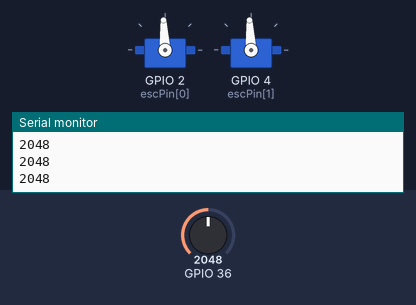
A sketch run on a simulated ESP32. Shown: 2 × servo, the last lines printed to the serial monitor. The inputs (shaded band) are chosen by the test bench; at power-on: GPIO 36 = 2048 (analog values on the 0–4095 scale).

Above: at 10.2 s.
10.3 s: GPIO 36 set to 2866
At 10.8 s:
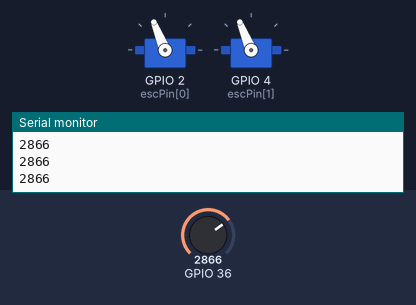
11.8 s: GPIO 36 set to 3603
At 12.1 s:
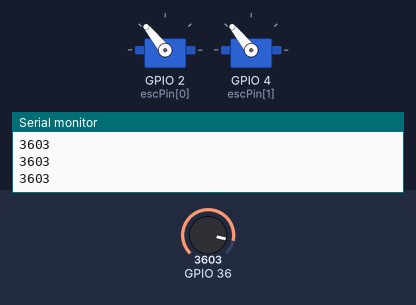
13.3 s: GPIO 36 set to 1228
At 14.3 s:
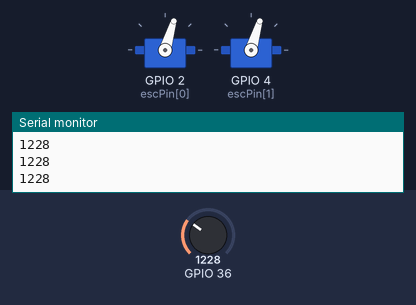
14.8 s: GPIO 36 set to 2047
At 15.6 s:
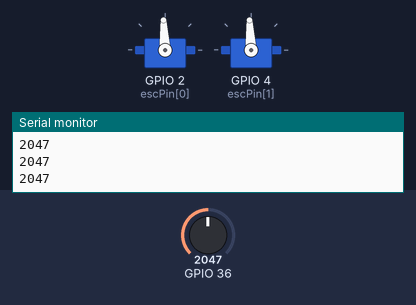
16.3 s: GPIO 36 set to 0
At 17.7 s:
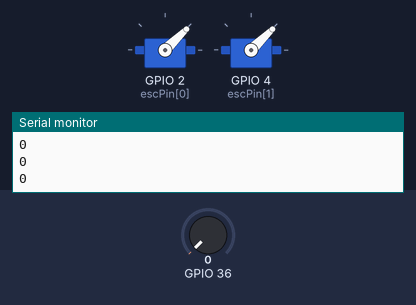
Timing chart, 0 to 18.8 s (numbered marks = the images above; inputs shaded):
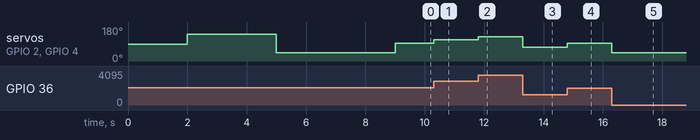

Measured:
- after the input at 10.3 s, servo on GPIO 2 (escPin[0]), servo on GPIO 4 (escPin[1]): 93° → 112° at once
- after the input at 11.8 s, servo on GPIO 2 (escPin[0]), servo on GPIO 4 (escPin[1]): 112° → 129° at once
- after the input at 13.3 s, servo on GPIO 2 (escPin[0]), servo on GPIO 4 (escPin[1]): 129° → 73° at once
- after the input at 14.8 s, servo on GPIO 2 (escPin[0]), servo on GPIO 4 (escPin[1]): 73° → 93° at once
- after the input at 16.3 s, servo on GPIO 2 (escPin[0]), servo on GPIO 4 (escPin[1]): 93° → 44° at once

The sketch:

CalibrationESC.ino
```cpp
#include <Arduino.h>
#include <ESP32Servo.h>

//====================
// Pins

const int
  escPin[2] = { 2, 4 };

//====================
// General variables/objects

int currentTime = 0;

Servo escUpper;
Servo escLower;

//====================
// Setup

void setup() {

  //====================
  // General setup

  Serial.begin(9600);

  analogReadResolution(12);
  analogWriteResolution(12);

  //====================
  // ESC Setup

  escUpper.attach(escPin[0]);
  escLower.attach(escPin[1]);

  delay(1000);

  Serial.println("BEGIN CALIBRATION.");
  delay(1000);

  // escUpper.writeMicroseconds(1500);
  // escLower.writeMicroseconds(1500);
  // Serial.println("SET NEUTRAL POSITION ...");
  // delay(3000);

  escUpper.writeMicroseconds(2000);
  escLower.writeMicroseconds(2000);
  Serial.println("SET FORWARD POSITION ...");
  delay(3000);

  escUpper.writeMicroseconds(1000);
  escLower.writeMicroseconds(1000);
  Serial.println("SET BACKWARD POSITION ...");
  delay(3000);

  // escUpper.writeMicroseconds(1500);
  // escLower.writeMicroseconds(1500);
  Serial.println("CALIBRATION COMPLETE.");
  delay(1000);
}

//====================
// Main loop

void loop() {
  int value = analogRead(A0);
  escUpper.writeMicroseconds(value * 1000 / 4095 + 1000);
  escLower.writeMicroseconds(value * 1000 / 4095 + 1000);
  Serial.println(value);
  delay(10);
}
```
